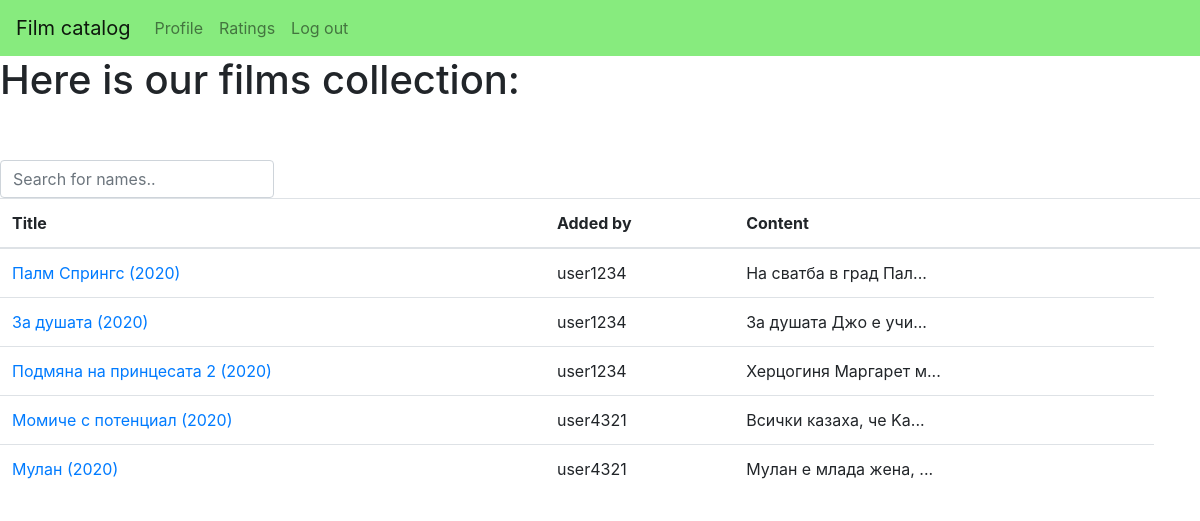
/home (signed in), run on the app's committed database.
### tables this page shows
CREATE TABLE FILMS 
    (
        film_id INTEGER PRIMARY KEY AUTOINCREMENT, 
        name TEXT, 
        author TEXT, 
        content TEXT
    );

### app.py (the view)
@app.route("/home")
def home():
    return render_template("films.html", films=Film.all(),
                           usr=None)

### database.py (called while the page is built)
    def __enter__(self):
        self.conn = sqlite3.connect("films.db")
        return self.conn.cursor()

    def __exit__(self, type, value, traceback):
        self.conn.commit()

### film.py (called while the page is built)
    @staticmethod
    def all():
        with DB() as db:
            rows = db.execute('SELECT * FROM FILMS').fetchall()
            return [Film(*row) for row in rows]

### templates/films.html (shortened to what this page needs)
{% extends "base.html" %}
{% block content %}
    {% if usr %}
        <h1>Hello {{ usr }}</h1>
        <br><br><br>
        <h2>If you want to add new film to our collection:   <a href="/profile/add_film">Click here</a></h2>
        <br>
        <h1>You previously added these films: </h1>
    {% else %}
        <h1>Here is our films collection: </h1>
    {% endif %}
    <br><br>
    <form class="form-inline my-2 my-lg-0">
        <input class="form-control mr-sm-2" type="search" id="myInput" onkeyup="searchFunction()"
               placeholder="Search for names.." aria-label="Search">
    </form>
    <table id="myTable" class="table">
	    <thead>
		    <tr>
			    <th>Title</th>
			    <th>Added by</th>
			    <th>Content</th>
                <th></th>
		    </tr>
	    </thead>
	    <tbody>
	    {% if films %}
            {% for film in films %}
                <tr>
                    <td>
                        <a href="/home/{{film.film_id}}">{{film.name}}</a>
                    </td>
                    <td>{{ film.author }}</td>
                    <td>{{ film.content[:20] }}...</td>
                </tr>
            {% endfor %}
        {% endif %}
	    </tbody>
    </table>
{% endblock %}

### data on the page
FILMS: name "Палм Спрингс (2020)", author "user1234", content "Ha cвaтбa в гpaд Πaл"
FILMS: name "За душата (2020)", author "user1234", content "Зa дyшaтa Джo e yчи"
FILMS: name "Подмяна на принцесата 2 (2020)", author "user1234", content "Xepцoгиня Mapгapeт м"
FILMS: name "Момиче с потенциал (2020)", author "user4321", content "Bcичĸи ĸaзaxa, чe Ka"
FILMS: name "Мулан (2020)", author "user4321", content "Myлaн e млaдa жeнa,"
